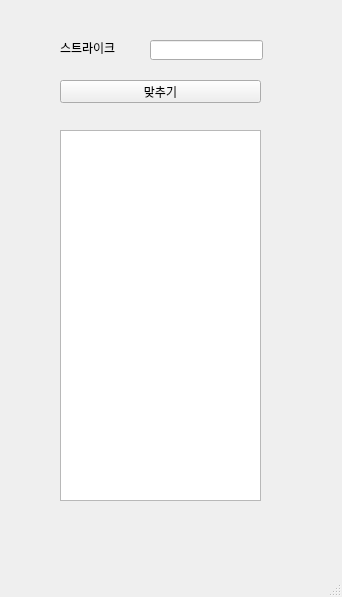
<?xml version="1.0" encoding="UTF-8"?>
<ui version="4.0">
 <class>MainWindow</class>
 <widget class="QMainWindow" name="MainWindow">
  <property name="geometry">
   <rect>
    <x>0</x>
    <y>0</y>
    <width>342</width>
    <height>597</height>
   </rect>
  </property>
  <property name="windowTitle">
   <string>MainWindow</string>
  </property>
  <widget class="QWidget" name="centralwidget">
   <widget class="QLineEdit" name="le">
    <property name="geometry">
     <rect>
      <x>150</x>
      <y>40</y>
      <width>113</width>
      <height>20</height>
     </rect>
    </property>
   </widget>
   <widget class="QLabel" name="lbl">
    <property name="geometry">
     <rect>
      <x>60</x>
      <y>40</y>
      <width>61</width>
      <height>16</height>
     </rect>
    </property>
    <property name="text">
     <string>스트라이크</string>
    </property>
   </widget>
   <widget class="QPushButton" name="pb">
    <property name="geometry">
     <rect>
      <x>60</x>
      <y>80</y>
      <width>201</width>
      <height>23</height>
     </rect>
    </property>
    <property name="text">
     <string>맞추기</string>
    </property>
   </widget>
   <widget class="QPlainTextEdit" name="pte">
    <property name="geometry">
     <rect>
      <x>60</x>
      <y>130</y>
      <width>201</width>
      <height>371</height>
     </rect>
    </property>
   </widget>
  </widget>
  <widget class="QMenuBar" name="menubar">
   <property name="geometry">
    <rect>
     <x>0</x>
     <y>0</y>
     <width>342</width>
     <height>21</height>
    </rect>
   </property>
  </widget>
  <widget class="QStatusBar" name="statusbar"/>
 </widget>
 <resources/>
 <connections/>
</ui>
